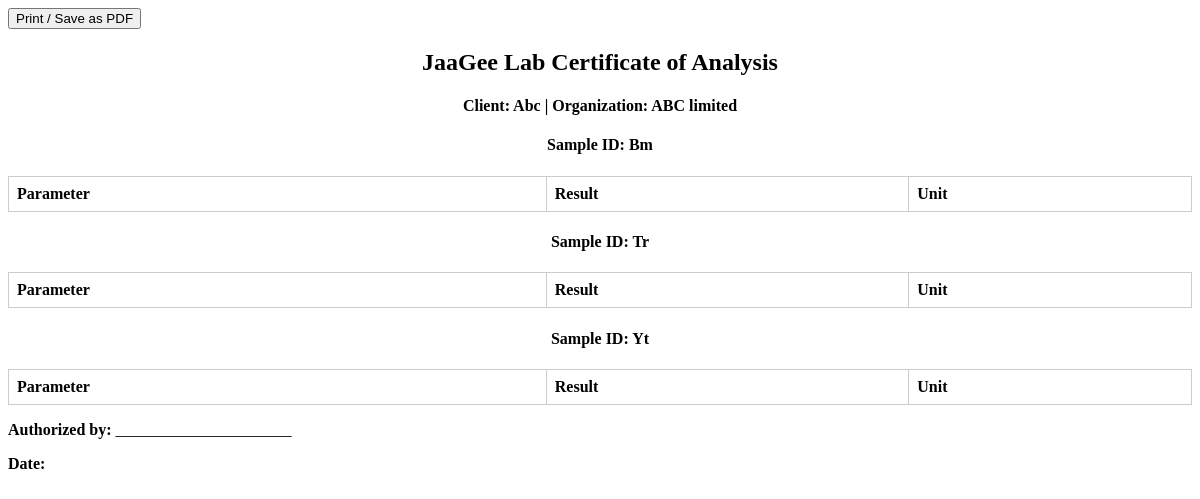
The page /coa/1/ (signed in) on the database as committed earlier.
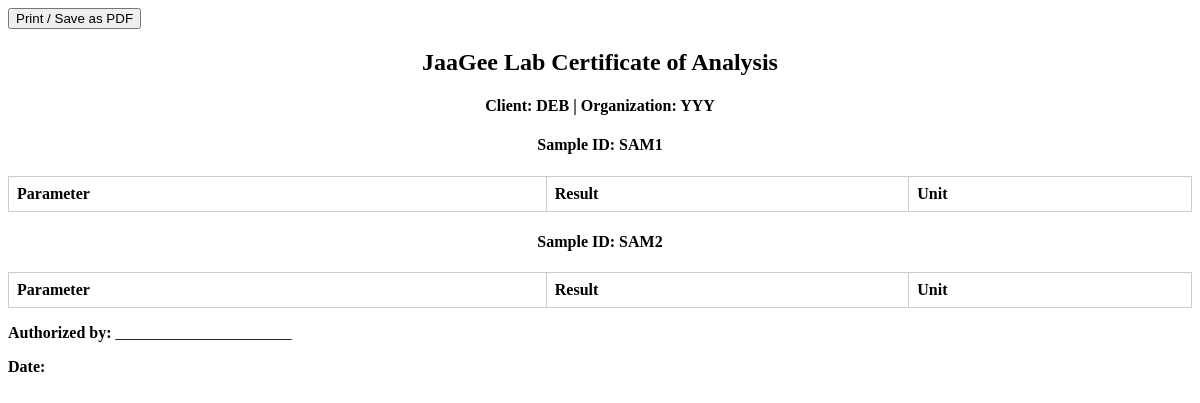
The same page on the database as committed later.
### core/models.py (models this page shows, shortened)
class Client(models.Model):
    client_id = models.CharField(max_length=20, unique=True, editable=False)
    access_token = models.CharField(max_length=100, unique=True, default=generate_access_token, editable=False)
    organization = models.CharField(max_length=100, blank=True)
    name = models.CharField(max_length=100)
    address = models.TextField(blank=True)
    phone = models.CharField(max_length=20)
    email = models.EmailField(blank=True)
    date_received = models.DateField(auto_now_add=True)

class Sample(models.Model):
    client = models.ForeignKey('Client', on_delete=models.CASCADE, related_name="samples")
    requested_parameters = models.ManyToManyField('TestParameter', blank=True)
    batch = models.ForeignKey('Batch', on_delete=models.SET_NULL, null=True, blank=True, related_name='sample_set')
    sample_id = models.CharField(max_length=30)
    nature_of_sample = models.CharField(max_length=100)
    weight = models.FloatField()
    status = models.CharField(max_length=30, default='Pending')  # Pending, In Progress, Completed
    qc_flag = models.CharField(
        max_length=20,
        choices=[
            ('', 'None'),
            ('Control', 'Control'),
            ('Duplicate', 'Duplicate'),
        ],
        default='',
        blank=True
    )

### core/views.py (the view)
# urls.py: path('coa/<int:client_id>/', views.view_coa, name='view_coa'),
@login_required
def view_coa(request, client_id):
    client = get_object_or_404(Client, id=client_id)
    samples = Sample.objects.filter(client=client)
    results = []
    for sample in samples:
        assignments = TestAssignment.objects.filter(sample=sample, status='Completed')
        results.append({
            'sample': sample,
            'assignments': assignments
        })
    return render(request, 'core/coa.html', {
        'client': client,
        'results': results
    })

### core/templates/core/coa.html (shortened to what this page needs)
<!DOCTYPE html>
<html>
<button onclick="window.print()">Print / Save as PDF</button>
<head>
</head>
<body>
    <h2>JaaGee Lab Certificate of Analysis</h2>
    <h4>Client: {{ client.name }} | Organization: {{ client.organization }}</h4>
    {% for item in results %}
        <h4>Sample ID: {{ item.sample.sample_id }}</h4>
        <table>
            <thead>
                <tr>
                    <th>Parameter</th>
                    <th>Result</th>
                    <th>Unit</th>
                </tr>
            </thead>
        </table>
    {% endfor %}
    <p><strong>Authorized by:</strong> ______________________</p>
    <p><strong>Date:</strong> {{ now|date:"F d, Y" }}</p>
</body>
</html>

Rows that differ between the two databases and show on the page:
removed Sample: sample.sample_id "Yt"
changed Client: name "Abc" → "DEB"; organization "ABC limited" → "YYY"
changed Sample: sample.sample_id "Bm" → "SAM1"
changed Sample: sample.sample_id "Tr" → "SAM2"
